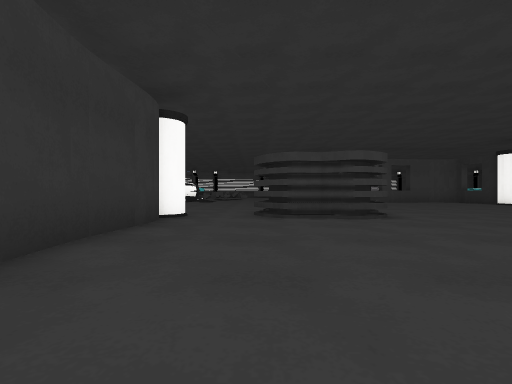
view 1 (above)

24 first-person views from a walk through a scene from a Unity 3-D project. The camera is 0.64 m above the floor, looks level and sees 85° across. The floor is counted in squares, 1 m on a side. Each view is taken from the middle of a square. On the plan, view 1 faces up. The plan holds only what a view shows up to about 9 squares ahead; the rest is blank. The place goes on beyond the plan. The player character is not drawn. Surface patterns are stand-ins for the level's own textures.

view 2
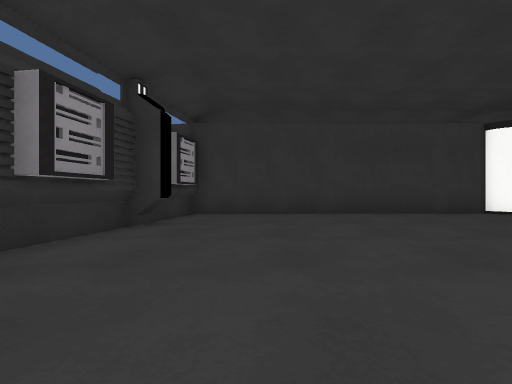

view 3
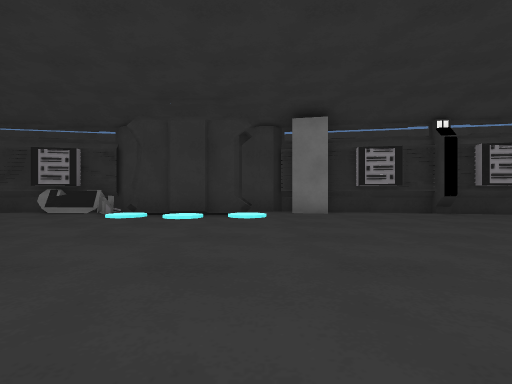

view 4
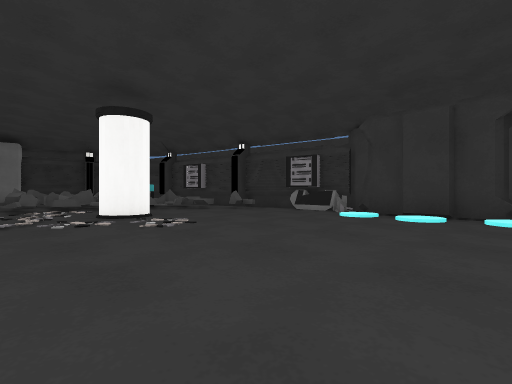

view 5
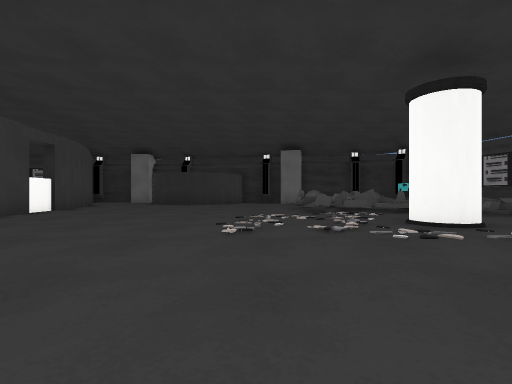

view 6
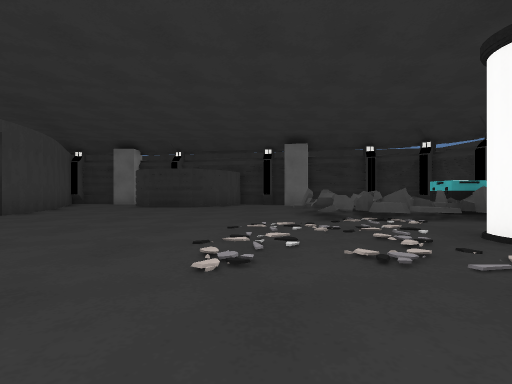

view 7
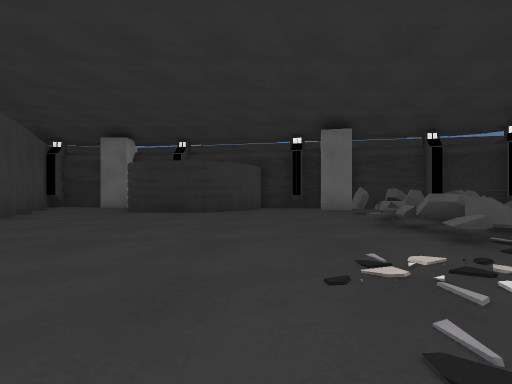

view 8
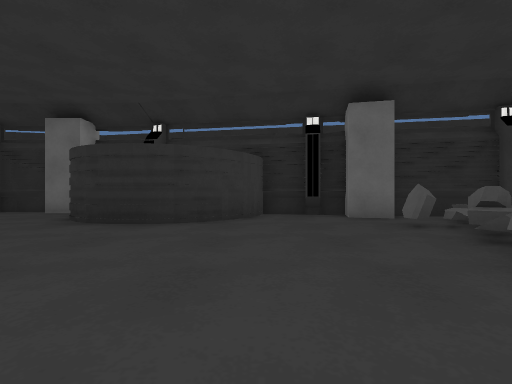

view 9
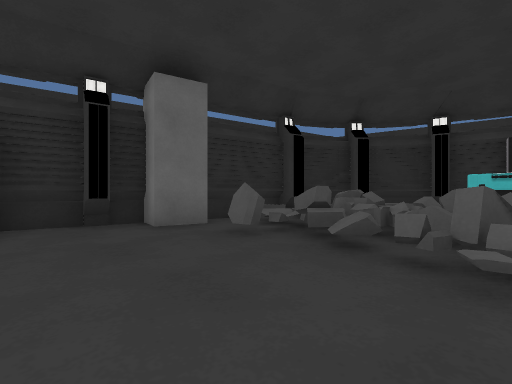

view 10
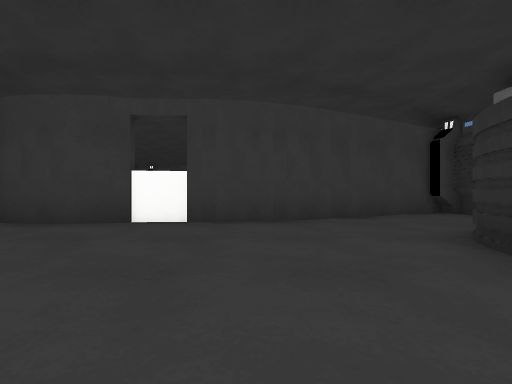

view 11
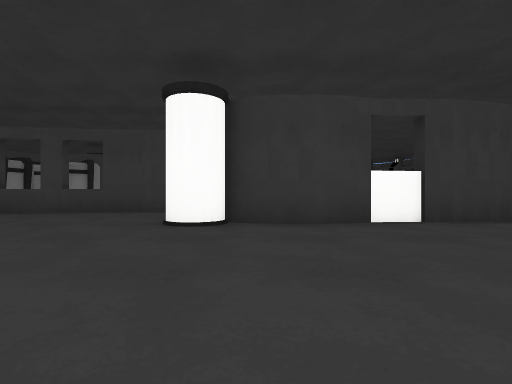

view 12
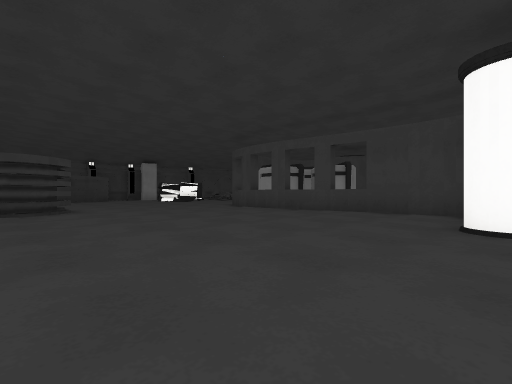

view 13
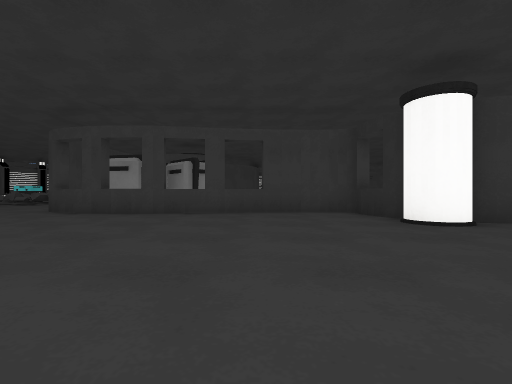

view 14
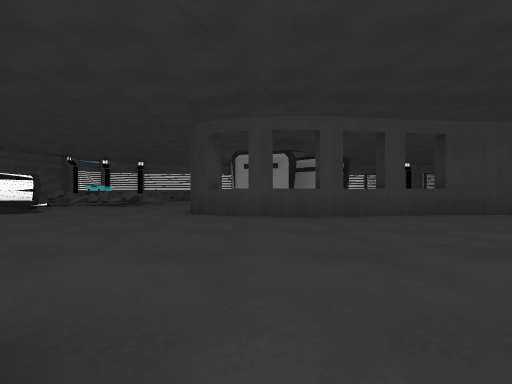

view 15
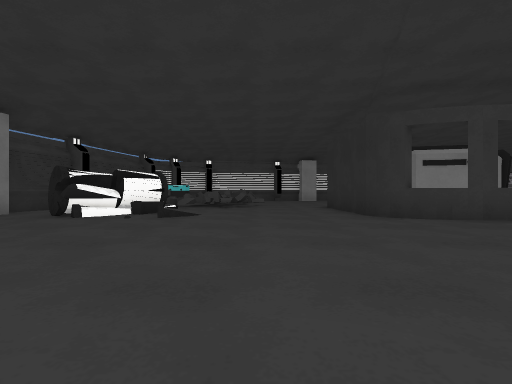

view 16
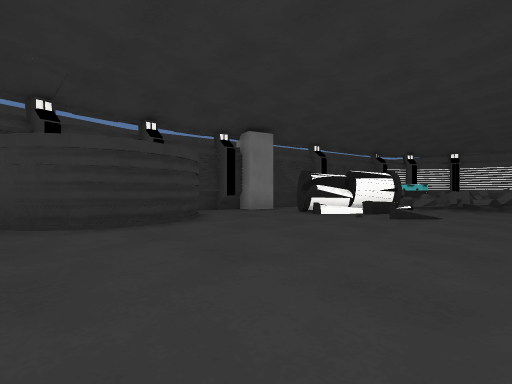

view 17
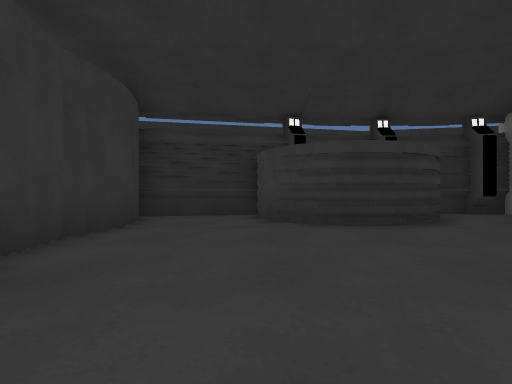

view 18
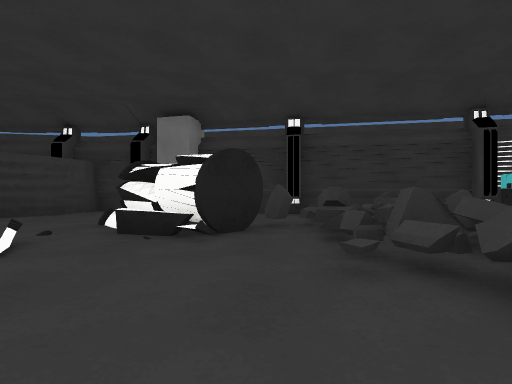

view 19
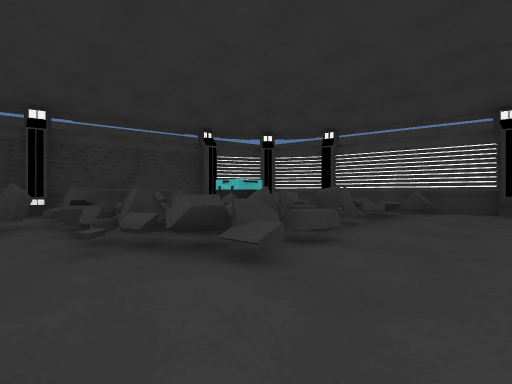

view 20
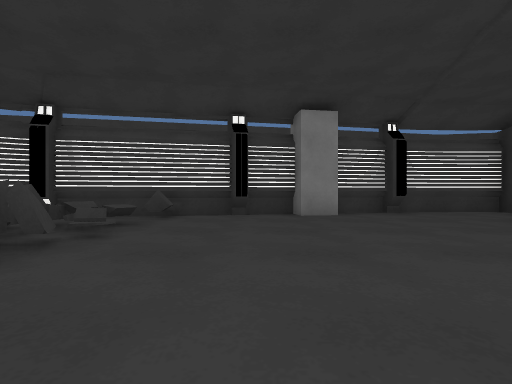

view 21
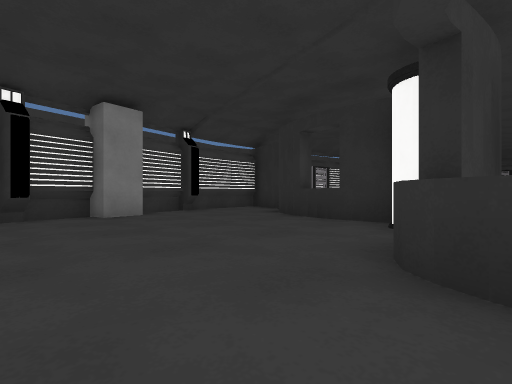

view 22
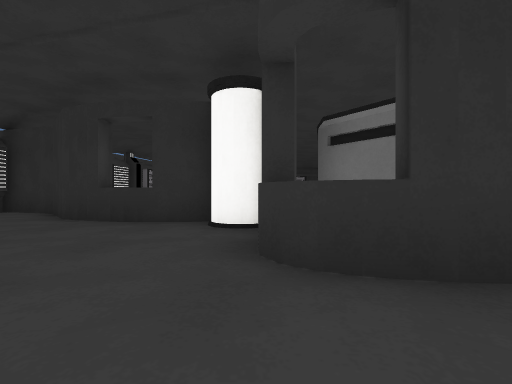

view 23
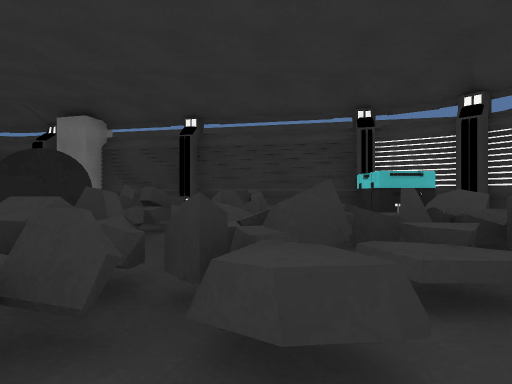

view 24
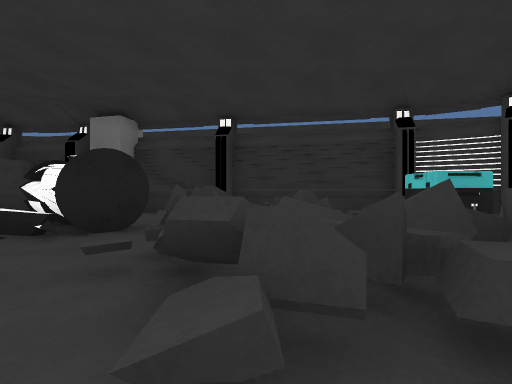

### Floor plan
Key: @ floor where view 1 was taken; # wall or solid block; x gap in a wall; . main floor; : floor 0.05 m higher than the main floor; / step, stairs or slope; = window, fence, low wall or low ledge; ^ raised ledge; C cyan cylinder; O other object.
Columns run from 10 left of view 1 to 25 right of it. Each row starts with its distance up from view 1.
 31              #######
 30         ######.....#
 29      #####.........#
 28     # #=^........##
 27    ###=#^........#
 26    #OO^^........^
 25   ##OO^^^.......#
 24   ##=#=#^.......#
 23   #^#=^^^^...^.##
 22   # ==x=^^..^ ##
 21   #=#^/==...###
 20   #.##......#
 19  ##.###.....#   ##
 18  ##x#^......####
 17  #.....=.....^#.#^#^###           ##
 16 ##....................^         ##.#
 15 #......................#     ###...#
 14 ####...................#######.....#
 13    #...............................
 12     ............................#
 11    #....... ....................#
 10  ##.......   #..................#
  9  #.........  #..................###
  8  #.....##.####....................#
  7  #######...###... ................#
  6        #....................=.....#
  5        #..................===x=#.##
  4        #..................^^^^^^=##
  3        #...............##..^==^^^#
  2        #..................#^^ =  #
  1        #..................=^OO==##
  0        #..@.............  ^ OO=^##
 -1        #........:.::...       ###
 -2        ####......###C...
 -3           ######.    ####
 -4                ##

Positions as (right, up) in squares from view 1, and headings:
1: (0, 0), facing up
2: (6, 0), facing left
3: (6, 6), facing down
4: (6, 6), facing down-right
5: (8, 7), facing right
6: (10, 7), facing right
7: (13, 8), facing right
8: (16, 8), facing right
9: (18, 8), facing down-right
10: (19, 8), facing up
11: (14, 8), facing up
12: (13, 8), facing up-left
13: (9, 8), facing up
14: (4, 9), facing up
15: (-1, 10), facing up
16: (-1, 10), facing up-left
17: (-1, 10), facing left
18: (0, 20), facing left
19: (1, 20), facing up-left
20: (1, 22), facing up
21: (0, 22), facing up-right
22: (0, 23), facing right
23: (0, 23), facing left
24: (0, 22), facing left
